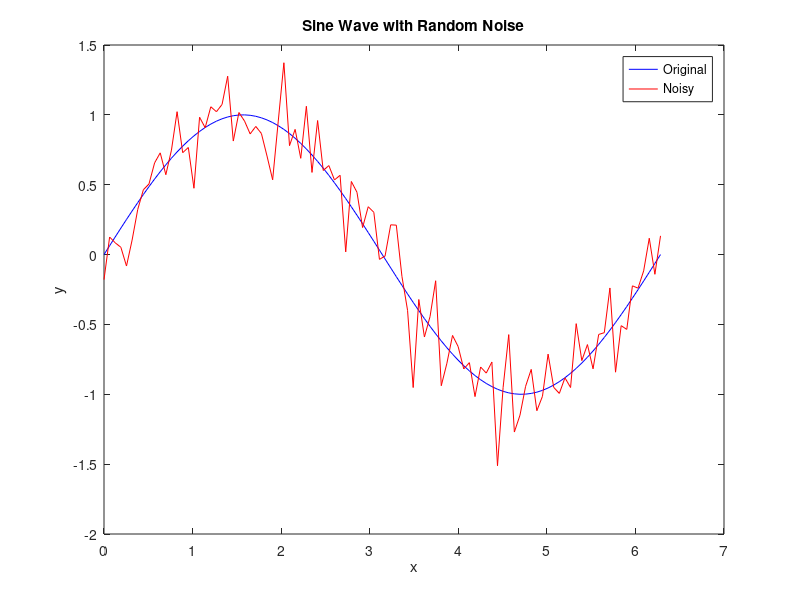

MATLAB code for this plot:

% Day 067: Random Noise Addition to Sine Wave

x = linspace(0, 2*pi, 100);
y = sin(x);
noise = randn(size(x)) * 0.2;
y_noisy = y + noise;
plot(x, y, 'b', x, y_noisy, 'r');
legend('Original', 'Noisy');
title('Sine Wave with Random Noise');
xlabel('x'); ylabel('y');
